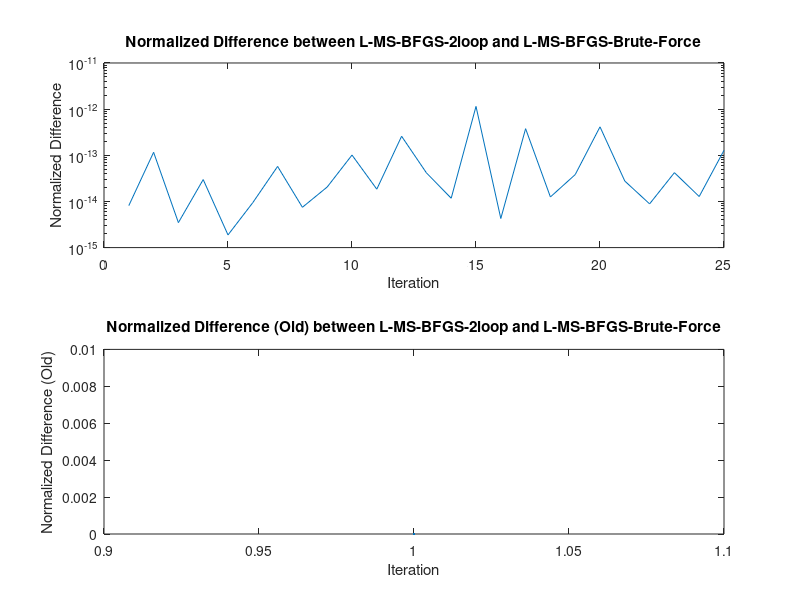

Here is the MATLAB script that generated this plot:
% manual debugging
clc, clf, clear; warning('off')
seed = 1; % random integer generator
rng(seed);

% just ramdomly make a matrix and try to debug it
n = 100;
m = 15;
max_iter = 25;
diff = zeros(max_iter,1);
diff_normalized = zeros(max_iter,1);
diff_old = zeros(max_iter,1);
diff_normalized_old = zeros(max_iter,1);

for iter = 1:max_iter  %iteration
    %% ------- initialization ------- %%
    % ramdomly make Sk and Yk
    Sk = cell(1, m);
    Yk = cell(1, m); 
    for j = 1:m
        Sk{j} = rand(n, m);
        Yk{j} = rand(n, m);
    end

    % define the gradient 
    gk = rand(n, 1);

    % define the gamma
    s_km1 = Sk{end}(:, end); y_km1 = Yk{end}(:, end);
    gamma = (y_km1(:,end)'*s_km1(:,end))/(y_km1(:,end)'*y_km1(:,end));


    %% --------- L-MS-BFGS-2loop recursion --------- %%
    q = gk;
    Winv = cell(m,1);
    for i=1:m
        L = size(Yk{i},2);
        Winv{i} = (Yk{i}'*Sk{i})\eye(L);
    end
    for j = m:-1:1
        alpha{j} = Winv{j}'*Sk{j}'*q;
        q = q - Yk{j}*alpha{j};
    end
    r = gamma*q;
    for j = 1:m
        beta = Winv{j}*(Yk{j}'*r); % scalar
        r = r + ( Sk{j} * (alpha{j}-beta) );
    end
    Hkgk_2loop = r + 0;
    

    %% ---------- L-MS-BFGS-Brute_Force ---------- %%
    H = gamma*eye(n); % initialization of the H0
    for i=1:m
        L = size(Yk{i},2);
        W = (Yk{i}'*Sk{i})\eye(L);
        V = eye(n) - Yk{i}*W'*Sk{i}';
        H = V'*H*V + Sk{i}*W'*Sk{i}';
    end
    Hkgk_brute_force = H*gk;

    diff(iter) = norm(Hkgk_2loop - Hkgk_brute_force);
    diff_normalized(iter) = norm(Hkgk_2loop - Hkgk_brute_force)/max(norm(Hkgk_2loop),norm(Hkgk_brute_force));

    
    
    %%
    [Hkgk_2loop, Hkgk_brute_force]

    %% ---------- Old version of Brute Force and Extended ---------- %%
    % Brute Force version
    Hk = gamma*eye(n);
    for i=1:m
        SWS= Sk{i}*((Yk{i}'*Sk{i})'\Sk{i}');
        V = eye(n) - Yk{i}*((Yk{i}'*Sk{i})'\Sk{i}');
        Hk = V'*Hk*V + SWS;
    end
    Hkgk_brute_force_old = Hk*gk;

    % Extended version
    SWS_cell = {}; V_cell = {};
    for i=1:m
        SWS_cell{i} = Sk{i}*((Yk{i}'*Sk{i})'\Sk{i}'); % SW'S'
        V_cell{i} = eye(n) - Yk{i}*((Yk{i}'*Sk{i})'\Sk{i}'); % V = I-YW'S'
    end
    Hk = zeros(n); V_product = eye(n); %Hk = rk*eye(n);
    for i=m:-1:1
        if i==m
            Hk = Hk + SWS_cell{i}; % S(k-1)*W(k-1)'*S(k-1)'
        else
            V_product = V_cell{i+1}*V_product;
            Hk = Hk + V_product'*SWS_cell{i}*V_product;
        end
    end
    V_product = V_cell{1}*V_product;
    Hk = Hk + V_product'*gamma*V_product; 
    Hkgk_extended_old = Hk*gk;

    diff_old(iter) = norm(Hkgk_brute_force_old - Hkgk_extended_old);
    diff_normalized_old = norm(Hkgk_brute_force_old - Hkgk_extended_old)/max(norm(Hkgk_brute_force_old),norm(Hkgk_extended_old));

end


% Create a figure with two subplots
figure;

% Plot the normalized diff array in the first subplot
subplot(2, 1, 1);
semilogy(diff_normalized);
title('Normalized Difference between L-MS-BFGS-2loop and L-MS-BFGS-Brute-Force');
xlabel('Iteration');
ylabel('Normalized Difference');
%ylim([0, 1e-5]); % Set the y-axis limits

% Plot the normalized diff_old array in the second subplot
subplot(2, 1, 2);
plot(diff_normalized_old);
title('Normalized Difference (Old) between L-MS-BFGS-2loop and L-MS-BFGS-Brute-Force');
xlabel('Iteration');
ylabel('Normalized Difference (Old)');
ylim([0, 1e-2]); % Set the y-axis limits

